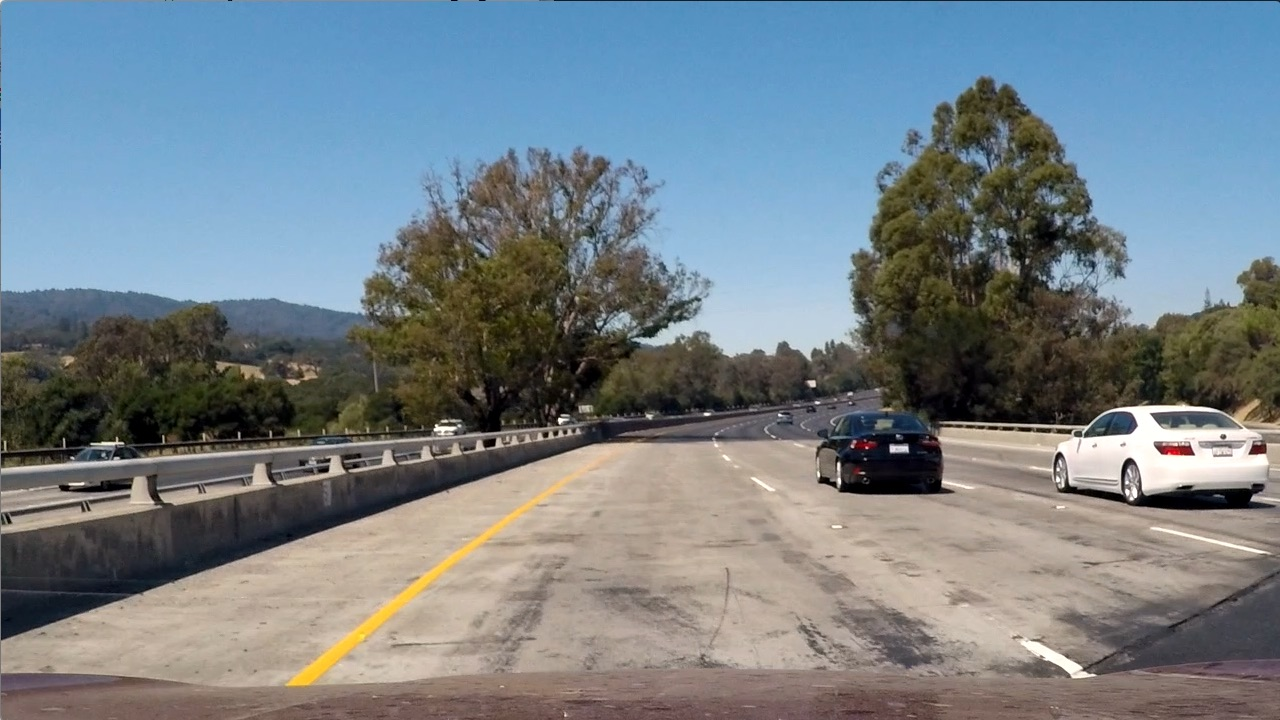
#> input picture Project 5/test_images/test1.jpg, 1280 x 720 px; its folder holds 4 pictures in this run
$ jupyter execute --allow-errors 'Project 5 - Vehicle Detection.ipynb'   (shell and % lines are left out)   (older library calls are emulated)
#> lines starting #> are read from the running program, lines starting #| are printed output that depends on the picture
Project 5 - Vehicle Detection - Sagar Manglani

    Part 1: Load data

[cell 1]
import matplotlib.image as mpimg
import matplotlib.pyplot as plt
import numpy as np
import cv2
import os
import glob

from sklearn.svm import LinearSVC
from sklearn.preprocessing import StandardScaler
from sklearn.model_selection import train_test_split
from skimage.feature import hog
from scipy.ndimage.measurements import label
from moviepy.editor import VideoFileClip

test_images = np.array([mpimg.imread('test_images/' + image) for image in os.listdir('test_images')])
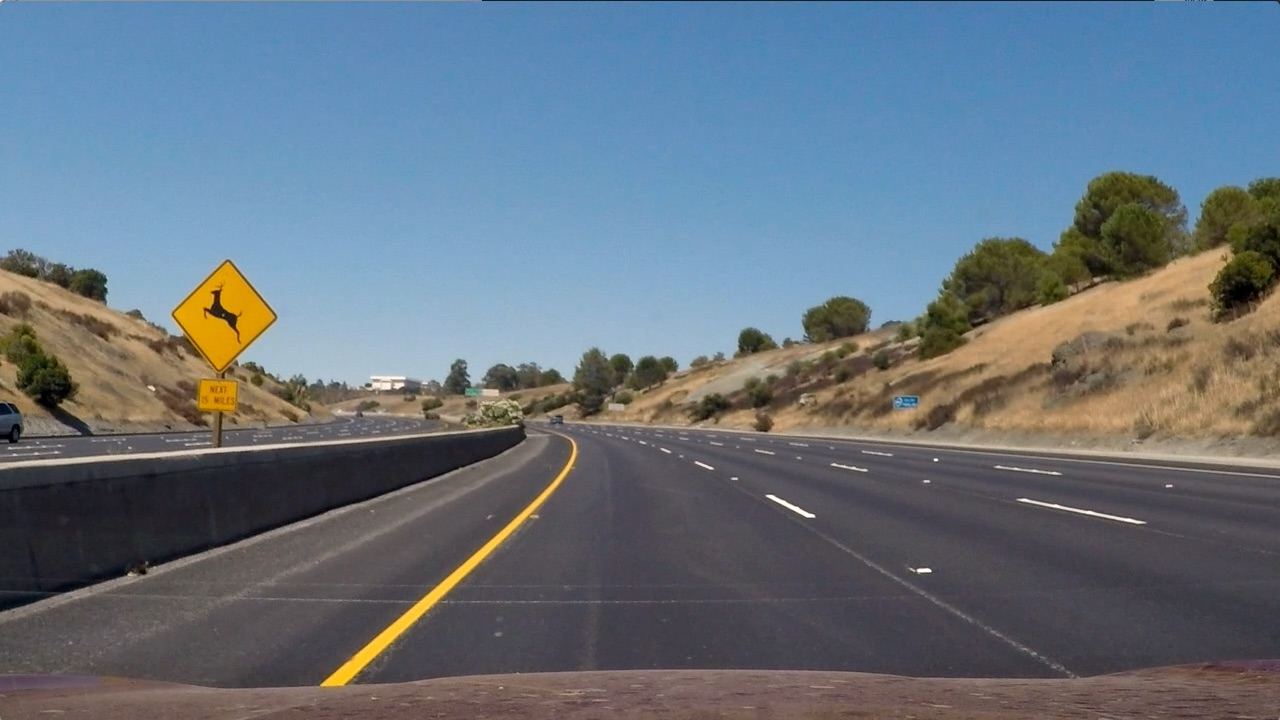
#> input picture Project 5/test_images/test2.jpg, 1280 x 720 px
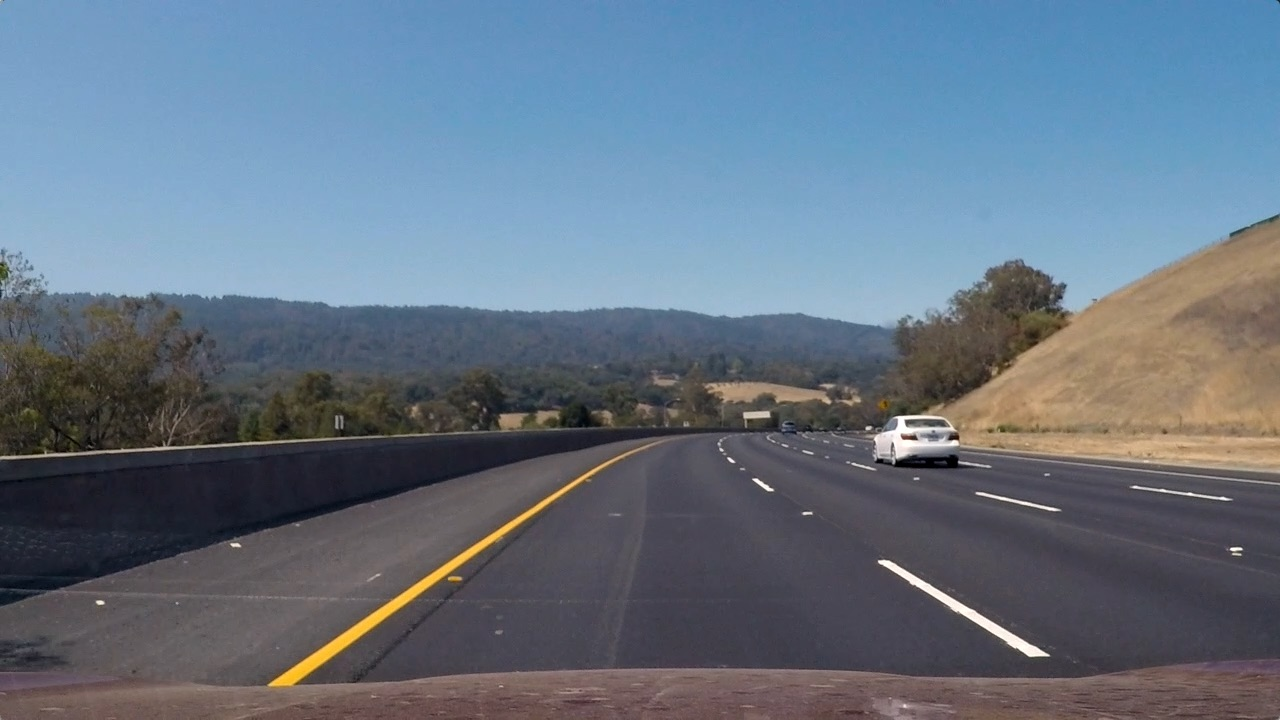
#> input picture Project 5/test_images/test3.jpg, 1280 x 720 px
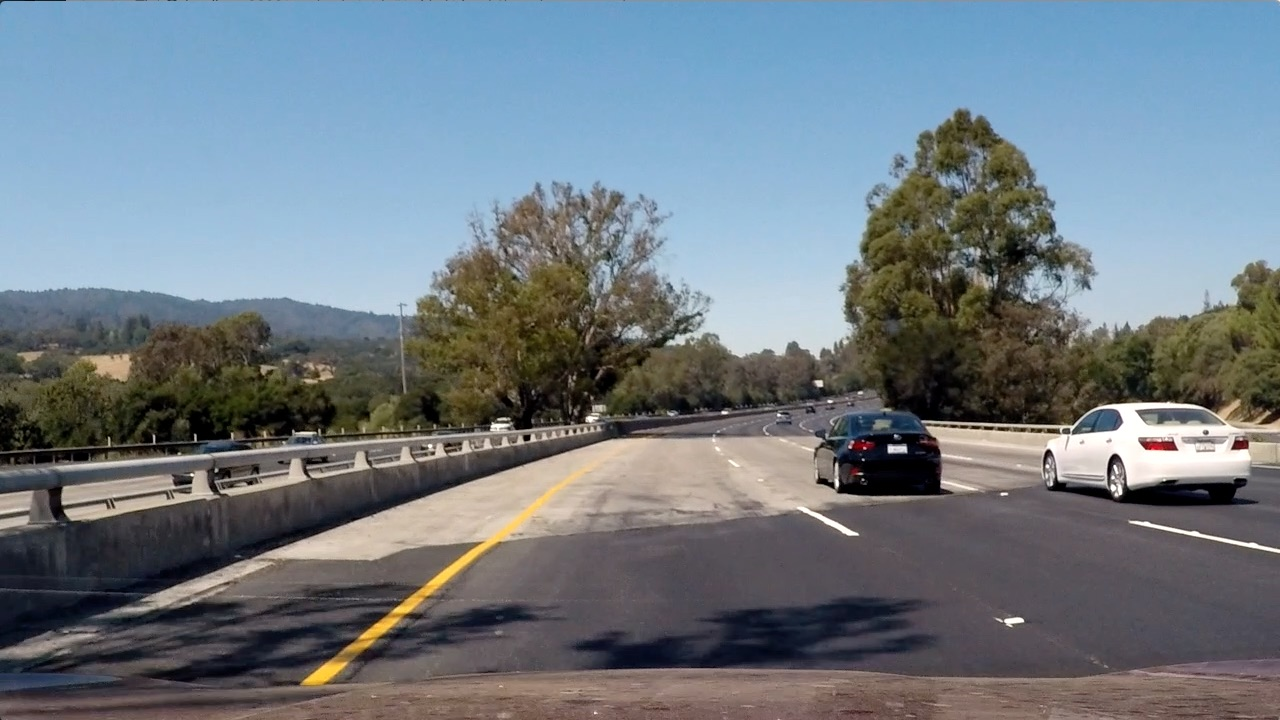
#> input picture Project 5/test_images/test4.jpg, 1280 x 720 px

    Part 2: Visualize data

[cell 2]
#For the pipeline-build, we'll use this image

plt.imshow(test_images[1])
plt.show()

    Part 3: Define Control Parameters

[cell 3]
color_space = 'YCrCb'
orient = 9
pix_per_cell = 8
cell_per_block = 2
hog_channel = "ALL"
spatial_size = (32, 32)
hist_bins = 32
spatial_feat = True
hist_feat = True
hog_feat = True
ystart = 350
ystop = 650
scale = 1

    Part 4: Define basic functions

[cell 4]
def convert_color(img, conv='RGB2YCrCb'):
    if conv == 'RGB2YCrCb':
        return cv2.cvtColor(img, cv2.COLOR_RGB2YCrCb)
    if conv == 'BGR2YCrCb':
        return cv2.cvtColor(img, cv2.COLOR_BGR2YCrCb)
    if conv == 'RGB2LUV':
        return cv2.cvtColor(img, cv2.COLOR_RGB2LUV)

def get_hog_features(img, orient, pix_per_cell, cell_per_block,
                        vis=False, feature_vec=True):
    # Call with two outputs if vis==True
    if vis == True:
        features, hog_image = hog(img, orientations=orient,
                                  pixels_per_cell=(pix_per_cell, pix_per_cell),
                                  cells_per_block=(cell_per_block, cell_per_block),
                                  transform_sqrt=False,
                                  visualise=vis, feature_vector=feature_vec)
        return features, hog_image
    # Otherwise call with one output
    else:
        features = hog(img, orientations=orient,
                       pixels_per_cell=(pix_per_cell, pix_per_cell),
                       cells_per_block=(cell_per_block, cell_per_block),
                       transform_sqrt=False,
                       visualise=vis, feature_vector=feature_vec)
        return features

def bin_spatial(img, size=(32, 32)):
    color1 = cv2.resize(img[:,:,0], size).ravel()
    color2 = cv2.resize(img[:,:,1], size).ravel()
    color3 = cv2.resize(img[:,:,2], size).ravel()
    return np.hstack((color1, color2, color3))

def color_hist(img, nbins=32):    #bins_range=(0, 256)
    # Compute the histogram of the color channels separately
    channel1_hist = np.histogram(img[:,:,0], bins=nbins)
    channel2_hist = np.histogram(img[:,:,1], bins=nbins)
    channel3_hist = np.histogram(img[:,:,2], bins=nbins)
    # Concatenate the histograms into a single feature vector
    hist_features = np.concatenate((channel1_hist[0], channel2_hist[0], channel3_hist[0]))
    # Return the individual histograms, bin_centers and feature vector
    return hist_features

def add_heat(heatmap, bbox_list):
    # Iterate through list of bboxes
    for box in bbox_list:
        # Add += 1 for all pixels inside each bbox
        # Assuming each "box" takes the form ((x1, y1), (x2, y2))
        heatmap[box[0][1]:box[1][1], box[0][0]:box[1][0]] += 1

    # Return updated heatmap
    return heatmap# Iterate through list of bboxes

def apply_threshold(heatmap, threshold):
    # Zero out pixels below the threshold
    heatmap[heatmap <= threshold] = 0
    # Return thresholded map
    return heatmap

    Part 5: Feature extraction

[cell 5]
#Exploring HOG Features
train_image = mpimg.imread('output_images/image0000.png')
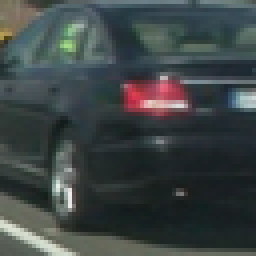
#> input picture Project 5/output_images/image0000.png, 64 x 64 px (shown 4 times larger)
#> train_image is the input picture: shape (64, 64, 3) float32; mean R, G, B 0.243, 0.272, 0.272
plt.imshow(train_image)
plt.show()
ctrans_image = convert_color(train_image, conv='RGB2YCrCb')
#> in convert_color, `return cv2.cvtColor(img, cv2.COLOR_RGB2YCrCb)`: returned value: shape (64, 64, 3) float32; mean of channels 0, 1, 2 0.263, 0.486, 0.505
for channel in range(ctrans_image.shape[2]):
    c1hog, c1hogimage = get_hog_features(ctrans_image[:,:,0], orient, pix_per_cell, cell_per_block, vis=True, feature_vec=True)
    plt.imshow(c1hogimage, cmap='gray')
    plt.show()

[cell 6]
def extract_features(imgs, color_space='YCrCb', spatial_size=(32, 32),
                        hist_bins=32, orient=9,
                        pix_per_cell=8, cell_per_block=2, hog_channel=0,
                        spatial_feat=True, hist_feat=True, hog_feat=True):
    # Create a list to append feature vectors to
    features = []
    # Iterate through the list of images
    for file in imgs:
        file_features = []
        # Read in each one by one
        image = mpimg.imread(file)
        # apply color conversion if other than 'RGB'
        if color_space != 'RGB':
            if color_space == 'HSV':
                feature_image = cv2.cvtColor(image, cv2.COLOR_RGB2HSV)
            elif color_space == 'LUV':
                feature_image = cv2.cvtColor(image, cv2.COLOR_RGB2LUV)
            elif color_space == 'HLS':
                feature_image = cv2.cvtColor(image, cv2.COLOR_RGB2HLS)
            elif color_space == 'YUV':
                feature_image = cv2.cvtColor(image, cv2.COLOR_RGB2YUV)
            elif color_space == 'YCrCb':
                feature_image = cv2.cvtColor(image, cv2.COLOR_RGB2YCrCb)
        else: feature_image = np.copy(image)

        if spatial_feat == True:
            spatial_features = bin_spatial(feature_image, size=spatial_size)
            file_features.append(spatial_features)
        if hist_feat == True:
            # Apply color_hist()
            hist_features = color_hist(feature_image, nbins=hist_bins)
            file_features.append(hist_features)
        if hog_feat == True:
        # Call get_hog_features() with vis=False, feature_vec=True
            if hog_channel == 'ALL':
                hog_features = []
                for channel in range(feature_image.shape[2]):
                    hog_features.append(get_hog_features(feature_image[:,:,channel],
                                        orient, pix_per_cell, cell_per_block,
                                        vis=False, feature_vec=True))
                hog_features = np.ravel(hog_features)
            else:
                hog_features = get_hog_features(feature_image[:,:,hog_channel], orient,
                            pix_per_cell, cell_per_block, vis=False, feature_vec=True)
            # Append the new feature vector to the features list
            file_features.append(hog_features)
        features.append(np.concatenate(file_features))
    # Return list of feature vectors
    return features

    Part 6: Training the data

[cell 7]
cars = glob.iglob('train/vehicles/**/*.png')
car_features = extract_features(cars, color_space=color_space,
                        spatial_size=spatial_size, hist_bins=hist_bins,
                        orient=orient, pix_per_cell=pix_per_cell,
                        cell_per_block=cell_per_block,
                        hog_channel=hog_channel, spatial_feat=spatial_feat,
                        hist_feat=hist_feat, hog_feat=hog_feat)

notcars = glob.iglob('train/non-vehicles/**/*.png')
notcar_features = extract_features(notcars, color_space=color_space,
                        spatial_size=spatial_size, hist_bins=hist_bins,
                        orient=orient, pix_per_cell=pix_per_cell,
                        cell_per_block=cell_per_block,
                        hog_channel=hog_channel, spatial_feat=spatial_feat,
                        hist_feat=hist_feat, hog_feat=hog_feat)

print("Feature extraction complete")

[cell 8]
if len(car_features) > 0:
    # Create an array stack of feature vectors
    X = np.vstack((car_features, notcar_features)).astype(np.float64)
    # Fit a per-column scaler
    X_scaler = StandardScaler().fit(X)
    # Apply the scaler to X
    scaled_X = X_scaler.transform(X)

print("Data Scaled")

[cell 9]
# Define the labels vector
y = np.hstack((np.ones(len(car_features)), np.zeros(len(notcar_features))))

# Split up data into randomized training and test sets
rand_state = np.random.randint(0, 100)
#> (the rest of this cell did not finish here and is left out)

    Part 7: Finding cars

    Part 7.1: Detection Area

[cell 10]
#Detection area
testarea=np.copy(test_images[3])
#> testarea is the input picture: shape (720, 1280, 3); mean R, G, B 112.2, 122.7, 130.9
ystart=350
overlap=0.875
wsize=64
stepsize = int(wsize*(1-overlap))
sidecount = int(testarea.shape[1]//stepsize-1)
#> sidecount = 159

for i in range(18):
    for j in range(sidecount):
        abox=(j*stepsize,ystart+i*stepsize),(j*stepsize+wsize,ystart+i*stepsize+wsize)
        cv2.rectangle(testarea, abox[0], abox[1], (0,0,255), 6)
plt.imshow(testarea)
plt.show()

testarea=np.copy(test_images[3])
ystart=375
overlap=0.875
wsize=96
stepsize = int(wsize*(1-overlap))
sidecount = int(testarea.shape[1]//stepsize)
#> sidecount = 106

for i in range(11):
    for j in range(sidecount):
        abox=(j*stepsize,ystart+i*stepsize),(j*stepsize+wsize,ystart+i*stepsize+wsize)
        cv2.rectangle(testarea, abox[0], abox[1], (0,0,255), 6)
plt.imshow(testarea)
plt.show()

testarea=np.copy(test_images[3])
ystart=400
overlap=0.875
wsize=128
stepsize = int(wsize*(1-overlap))
sidecount = int(testarea.shape[1]//stepsize-1)
#> sidecount = 79

for i in range(8):
    for j in range(sidecount):
        abox=(j*stepsize,ystart+i*stepsize),(j*stepsize+wsize,ystart+i*stepsize+wsize)
        cv2.rectangle(testarea, abox[0], abox[1], (0,0,255), 6)
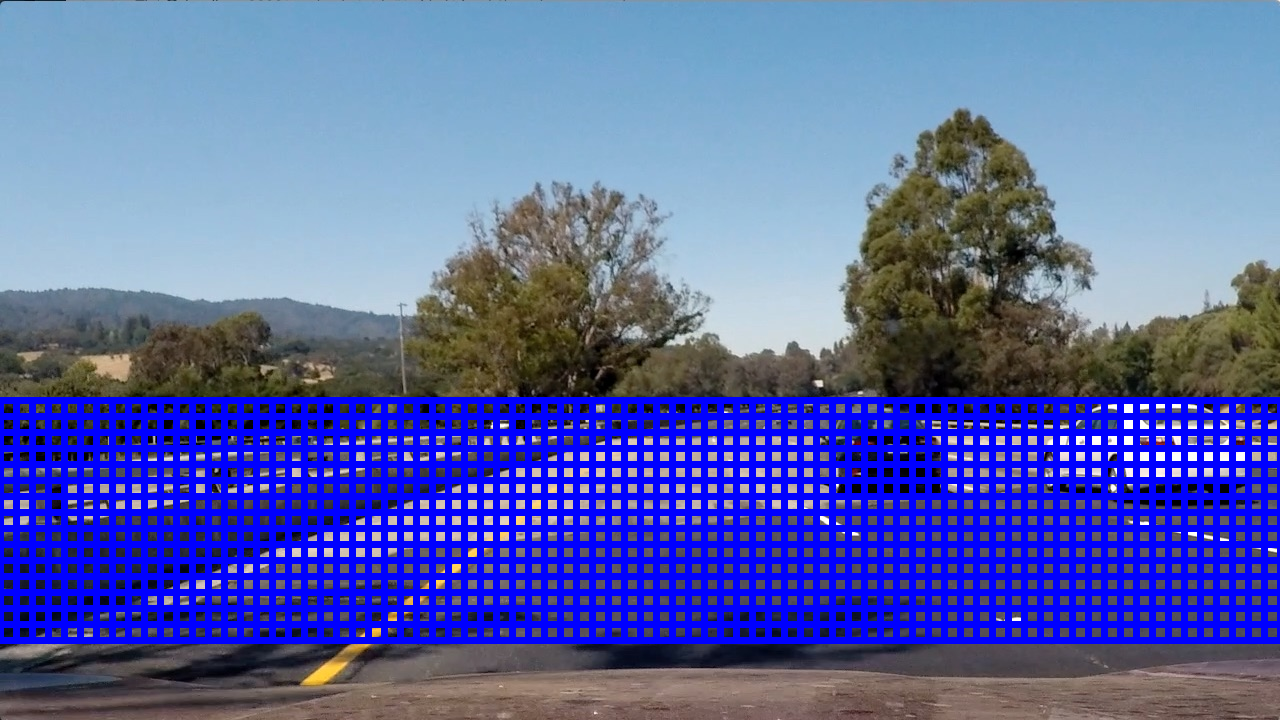
#> testarea: shape (720, 1280, 3); mean R, G, B 88.6, 100.7, 170
plt.imshow(testarea)
plt.show()

    Part 7.2: Calculating image parameters

[cell 11]
image = test_images[3].copy()
box_list=[]
draw_img = np.copy(image)
image = image.astype(np.float32)/255

pix_per_cell = 8 # HOG pixels per cell
ystart = 350
ystop = 550


img_tosearch = image[ystart:ystop,:,:]
ctrans_tosearch = convert_color(img_tosearch, conv='RGB2YCrCb')
#> in convert_color (call 2), `return cv2.cvtColor(img, cv2.COLOR_RGB2YCrCb)`: returned value: shape (200, 1280, 3) float32; mean of channels 0, 1, 2 0.379, 0.517, 0.478
if scale != 1:
    imshape = ctrans_tosearch.shape
    ctrans_tosearch = cv2.resize(ctrans_tosearch, (np.int(imshape[1]/scale), np.int(imshape[0]/scale)))

ch1 = ctrans_tosearch[:,:,0]
ch2 = ctrans_tosearch[:,:,1]
ch3 = ctrans_tosearch[:,:,2]
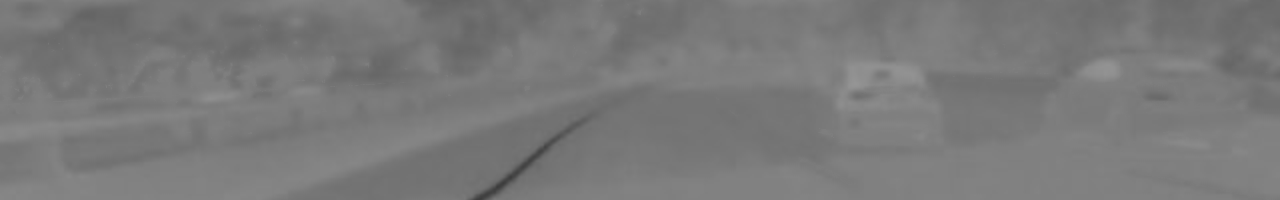
#> ch3: shape (200, 1280) float32; min 0.237, max 0.586, mean 0.478

# Define blocks and steps as above
cellinwide = (ch1.shape[1] // pix_per_cell)-1
#> cellinwide = 159
print("Cells in Width:",cellinwide)
#| Cells in Width: 159
cellinlong = (ch1.shape[0] // pix_per_cell)-1
#> cellinlong = 24
print("Cells in Height:",cellinlong)
#| Cells in Height: 24
nfeat_per_block = orient*cell_per_block**2
print("HOG Features:",nfeat_per_block)
window = 64
print("Selected window Size:",window)
nblocks_per_window = (window // pix_per_cell)-1
print("Cells in each window:",nblocks_per_window)
cells_per_step = 1
print("Cells stepped in each iteration:",nblocks_per_window)
nxsteps = (cellinwide - nblocks_per_window) // cells_per_step
#> nxsteps = 152
nysteps = (cellinlong - nblocks_per_window) // cells_per_step
#> nysteps = 17
print("Steps in Width:",nxsteps)
#| Steps in Width: 152
print("Steps in Height:",nysteps)
#| Steps in Height: 17

    Part 7.3: Getting the HOG features

[cell 12]
# Compute individual channel HOG features for the entire image
hog1, h1 = get_hog_features(ch1, orient, pix_per_cell, cell_per_block, vis=True, feature_vec=False)
#> call 4 of get_hog_features, with orient = 9, pix_per_cell = 8, cell_per_block = 2, vis = True, feature_vec = False
#> in get_hog_features (call 4), `features, hog_image = hog(img, orientations=orient, pixels_per_cell=(p..`:
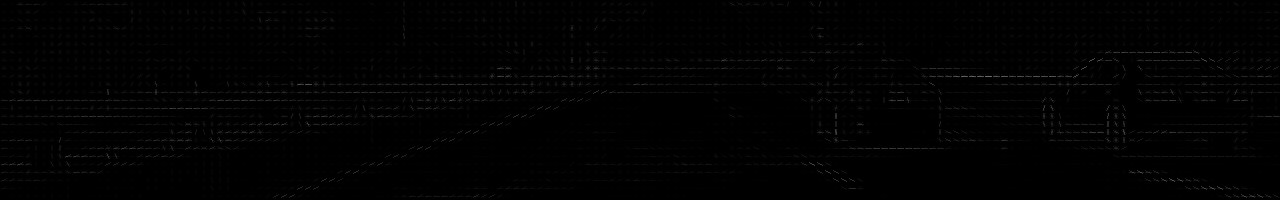
#> hog_image: shape (200, 1280) float32; min 0, max 0.426, mean 0.00732
hog2, h2 = get_hog_features(ch2, orient, pix_per_cell, cell_per_block, vis=True, feature_vec=False)
hog3, h3 = get_hog_features(ch3, orient, pix_per_cell, cell_per_block, vis=True, feature_vec=False)

plt.imshow(h1, cmap='gray')
plt.show()
plt.imshow(h2, cmap='gray')
plt.show()
plt.imshow(h3, cmap='gray')
plt.show()

    Part 7.4: Finding HOG, spatial and color features with prediction

#> (a cell that did not finish here is left out)

    Part 7.5: Forming the Heat map

[cell 14]
heat = np.zeros_like(draw_img[:,:,0]).astype(np.float)
#> heat: shape (720, 1280) float64; every value is 0
# Add heat to each box in box list
heat = add_heat(heat,box_list)

heat = apply_threshold(heat,0)

# Visualize the heatmap when displaying
heatmap = np.clip(heat, 0, 255)

plt.imshow(heatmap, cmap='hot')
plt.show()

    Part 7.6: Finding the cars

[cell 15]
labels = label(heatmap)
boximg = np.copy(draw_img)
for car_number in range(1, labels[1]+1):
    # Find pixels with each car_number label value
    nonzero = (labels[0] == car_number).nonzero()
    # Identify x and y values of those pixels
    nonzeroy = np.array(nonzero[0])
    nonzerox = np.array(nonzero[1])
    # Define a bounding box based on min/max x and y
    bbox = ((np.min(nonzerox), np.min(nonzeroy)), (np.max(nonzerox), np.max(nonzeroy)))
    # Draw the box on the image
    cv2.rectangle(boximg, bbox[0], bbox[1], (0,0,255), 6)

plt.imshow(boximg, cmap='hot')
plt.show()
